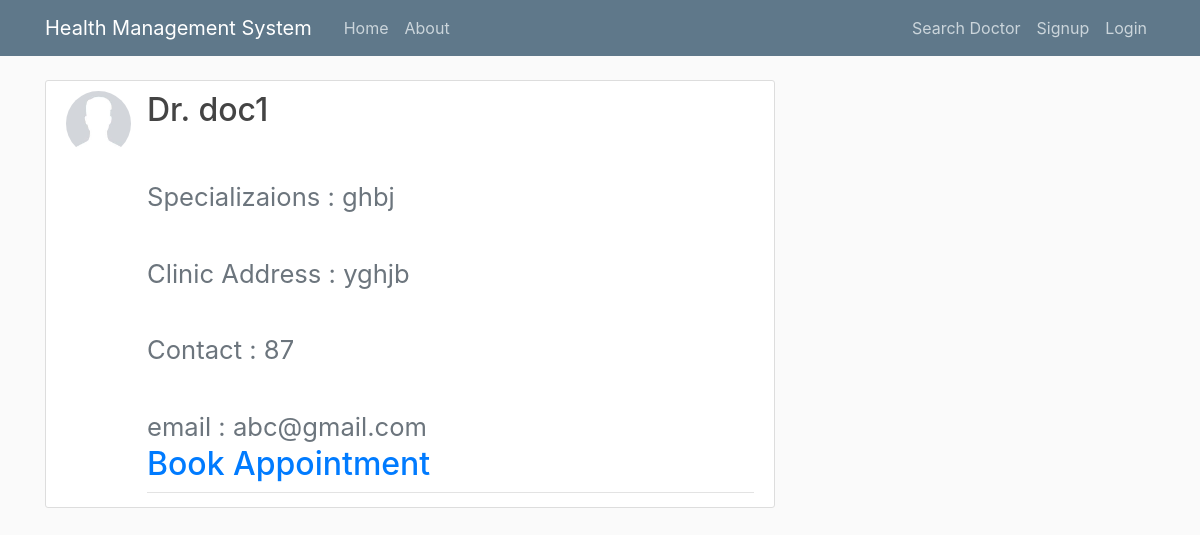
Page /search/doctor/10/ on the committed database.
### accounts/models.py (models this page shows, shortened)
class Doctor(models.Model):
    name = models.CharField(max_length = 100)
    phone = PhoneField(blank=True, help_text='Contact phone number') #update
    adhaar_num = models.CharField(max_length=20,blank=True)
    blood_group = models.CharField(max_length = 4 ,blank=True,choices=blood_grp_choices)
    age = models.IntegerField(null=True)
    gender = models.CharField(max_length = 1,blank=True,choices = gender_choices)
    locality = models.CharField(max_length=50) #update
    home_address = models.CharField(max_length=150,blank=True) #update
    work_address = models.CharField(max_length=150,blank=True) #update
    specialization = models.CharField(max_length=100)
    specialization_proof = models.FileField(blank=True)
    image = models.ImageField(default='def_M.jpg', upload_to = 'profile_pics')
    patient_records = models.ManyToManyField(record,related_name="p1")
    user = models.OneToOneField(User,on_delete=models.CASCADE)
    appointments = models.ManyToManyField(appointment,related_name="app_doc")

### search/views.py (the view)
# urls.py: path('doctor/<id>/' , views.doctor_detail ,name = 'doctor-detail'),
def doctor_detail(request,id):
    doctor = Doctor.objects.get(id = id)
    return render(request,'search/doctor_detail.html',{'doctor':doctor})

### search/templates/search/doctor_detail.html
{%extends "base_layout.html" %}
{%block content%}
    <article class="media content-section">
    <img class = "rounded-circle article-img"src = "{{ doctor.image.url }}">
    <div class="media-body">
      <div class="article-metadata">
        <h2 class = "article-title">Dr. {{ doctor.name }}<h2>
        <small class="text-muted"><br>Specializaions : {{ doctor.specialization }}</br></small>
        <small class="text-muted"><br>Clinic Address : {{ doctor.work_address }}</br></small>
        <small class="text-muted"><br>Contact : {{ doctor.phone }}</br></small>
        <small class="text-muted"><br>email : {{ doctor.user.email }}</br></small>
        <a class="appointment-book" href="{% url 'appointment:book-appointment' doctor.id %}">Book Appointment</a>
      </div>
    </div>
    </article>
{%endblock content%}

### assets/styles.css (style rules this page uses)
body { background: #fafafa; color: #333333; margin-top: 5rem; }
h1, h2, h3, h4, h5, h6 { color: #444444; }
.content-section { background: #ffffff; padding: 10px 20px; border: 1px solid #dddddd; border-radius: 3px; margin-bottom: 20px; }
.article-title { color: #444444; }
.article-img { height: 65px; width: 65px; margin-right: 16px; }
.article-metadata { padding-bottom: 1px; margin-bottom: 4px; border-bottom: 1px solid #e3e3e3 }

### rows in the picture
Doctor: image (picture), name "doc1", specialization "ghbj", work_address "yghjb", phone "87", user.email "abc@gmail.com"
